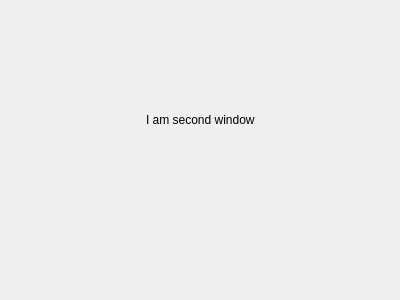
<?xml version="1.0" encoding="UTF-8"?>
<ui version="4.0">
 <class>SecondWindow</class>
 <widget class="QDialog" name="SecondWindow">
  <property name="geometry">
   <rect>
    <x>0</x>
    <y>0</y>
    <width>400</width>
    <height>300</height>
   </rect>
  </property>
  <property name="windowTitle">
   <string>Dialog</string>
  </property>
  <widget class="QLabel" name="label">
   <property name="geometry">
    <rect>
     <x>146</x>
     <y>110</y>
     <width>161</width>
     <height>20</height>
    </rect>
   </property>
   <property name="text">
    <string>I am second window</string>
   </property>
  </widget>
 </widget>
 <resources/>
 <connections/>
</ui>
